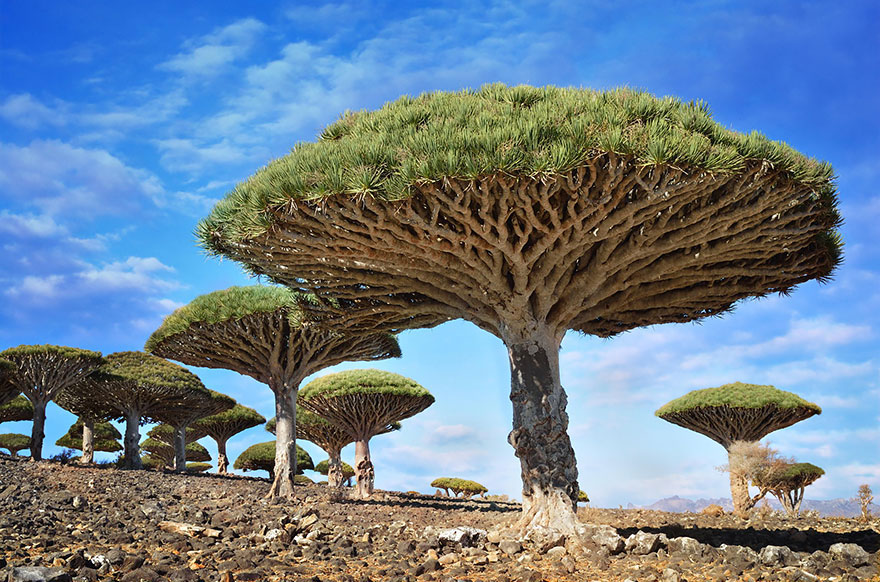
#> input picture opencv-playground/images/tree.jpeg, 880 x 582 px
$ jupyter execute 10.image-channel.ipynb
#> lines starting #> are read from the running program, lines starting #| are printed output that depends on the picture
### opencv-playground/utils/im.py
import cv2
import matplotlib.pyplot as plt
import numpy as np

def show(image, axis='off'):
	img = cv2.cvtColor(image, cv2.COLOR_BGR2RGB)
	plt.imshow(img)
	plt.axis(axis)
	plt.show()

### opencv-playground/10.image-channel.ipynb
[cell 1]
from utils.im import *
import cv2 as cv

[cell 2]
image = cv.imread('./images/tree.jpeg')
#> image is the input picture: shape (582, 880, 3); mean B, G, R 144, 127.1, 108.6
show(image)

[cell 3]
image = cv.imread('./images/tree.jpeg')
M = np.ones(image.shape, dtype='uint8')*100
image = cv.add(image, M)
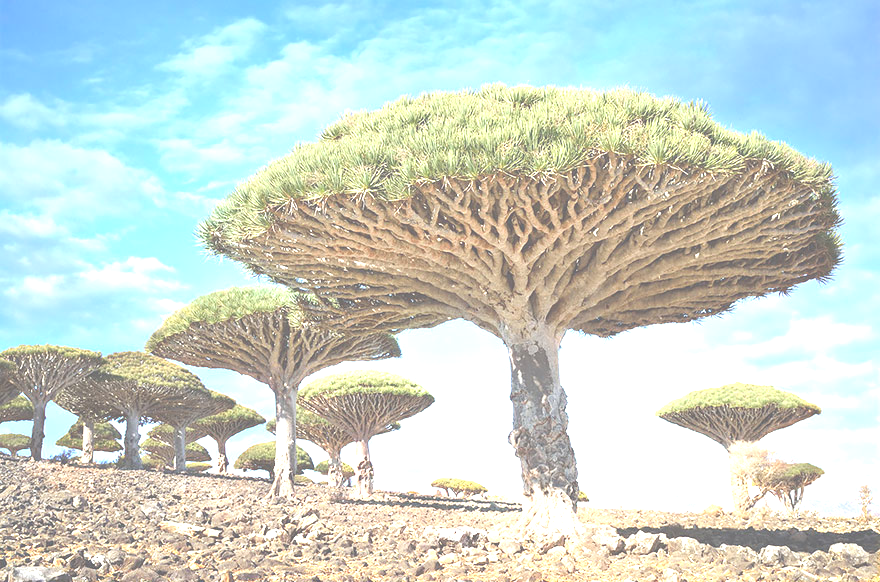
#> image: shape (582, 880, 3); mean B, G, R 206.7, 214.4, 201.4
show(image)

[cell 4]
image = cv.imread('./images/tree.jpeg')
M = np.ones(image.shape, dtype='uint8')*100
image = cv.subtract(image, M)
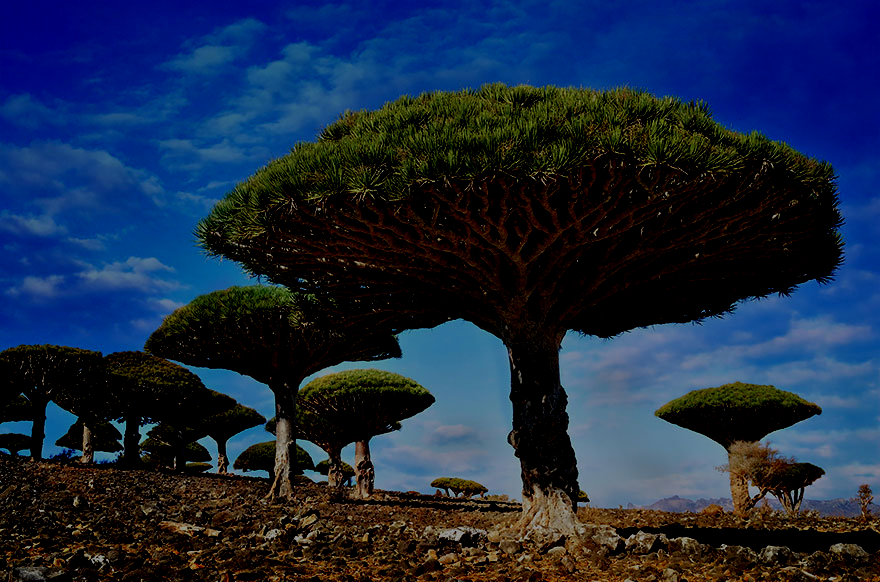
#> image: shape (582, 880, 3); mean B, G, R 66.2, 41.4, 26.6
show(image)

[cell 5]
image = cv.imread('./images/tree.jpeg')
image.shape
#> Out = (582, 880, 3)

[cell 6]
(B, G, R) = cv.split(image)
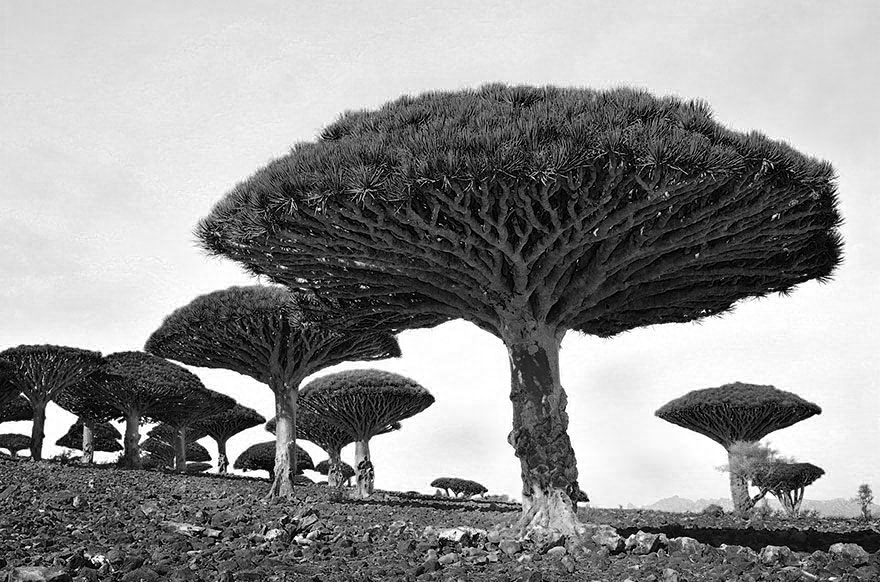
#> B: shape (582, 880); min 0, max 255, mean 144
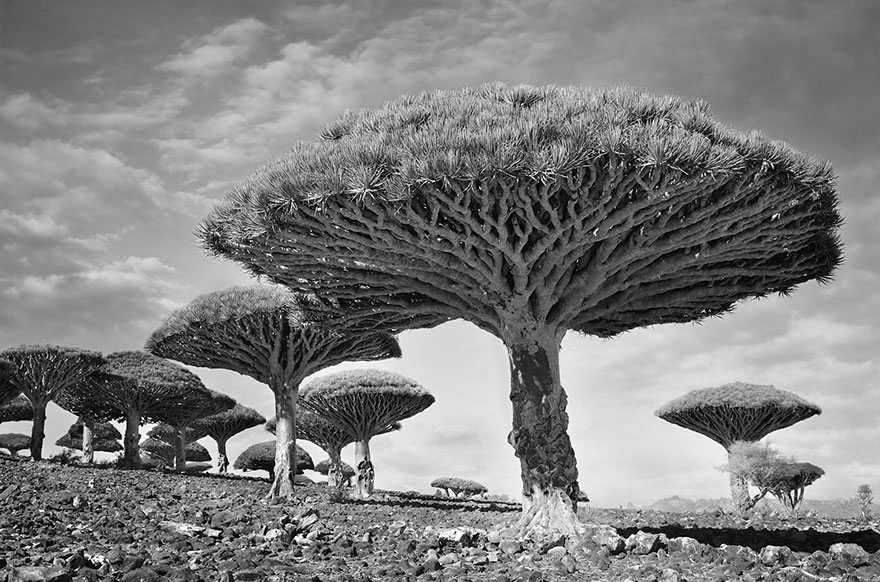
#> G: shape (582, 880); min 0, max 255, mean 127.1
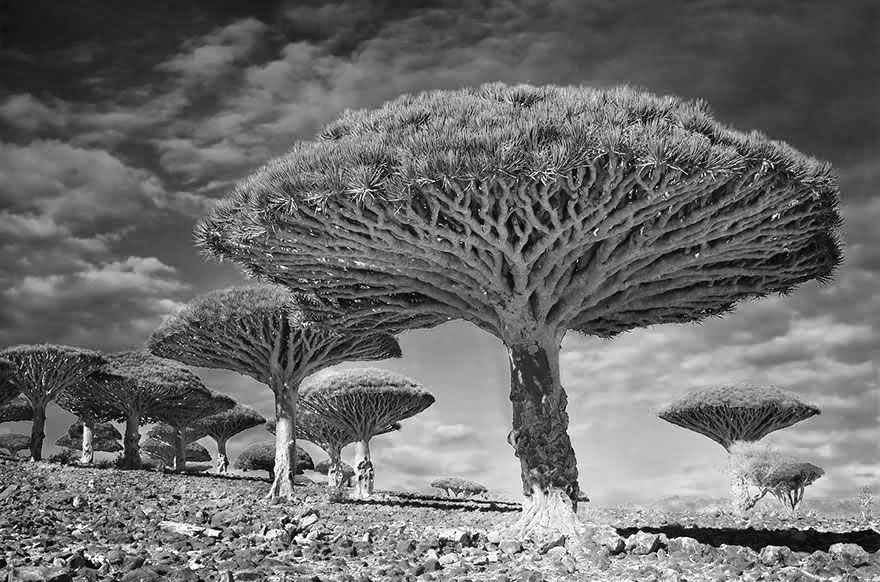
#> R: shape (582, 880); min 0, max 255, mean 108.6

[cell 7]
b = cv.merge([B,
              np.zeros(image.shape[:2], dtype='uint8'),
              np.zeros(image.shape[:2], dtype='uint8')])
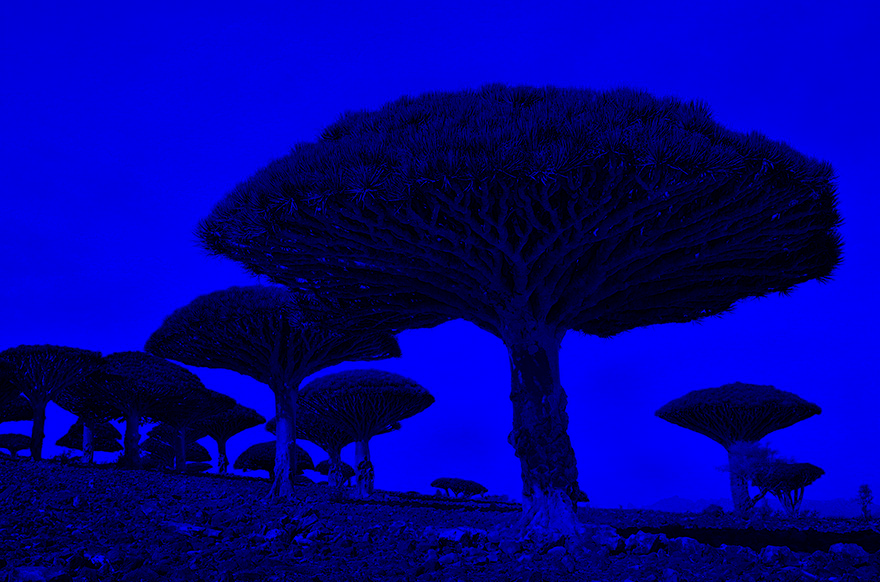
#> b: shape (582, 880, 3); mean B, G, R 144, 0, 0
show(b)

[cell 8]
g = cv.merge([np.zeros(image.shape[:2], dtype='uint8'),
              G,
              np.zeros(image.shape[:2], dtype='uint8')])
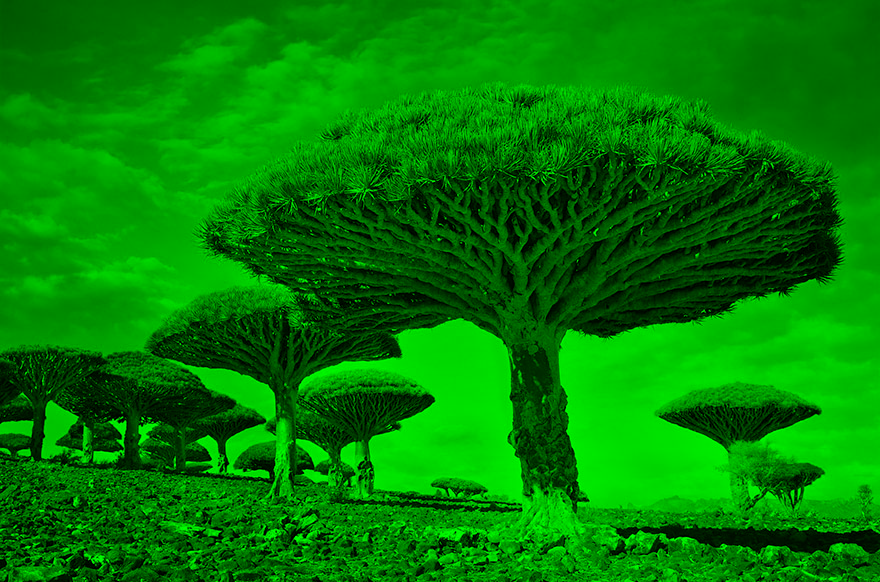
#> g: shape (582, 880, 3); mean B, G, R 0, 127.1, 0
show(g)

[cell 9]
r = cv.merge([np.zeros(image.shape[:2], dtype='uint8'),
              np.zeros(image.shape[:2], dtype='uint8'),
              R])
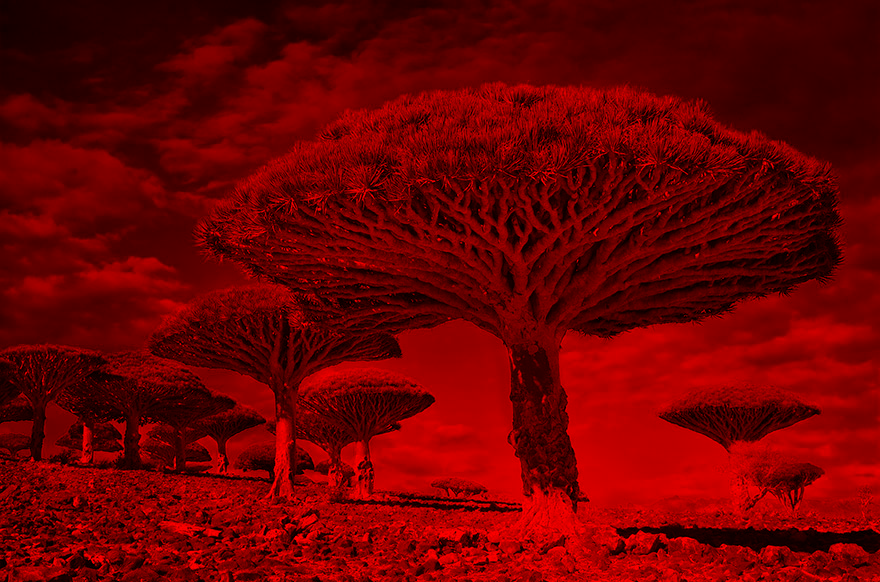
#> r: shape (582, 880, 3); mean B, G, R 0, 0, 108.6
show(r)

$ run again, with opencv-playground/images/kun.jpeg copied over opencv-playground/images/tree.jpeg
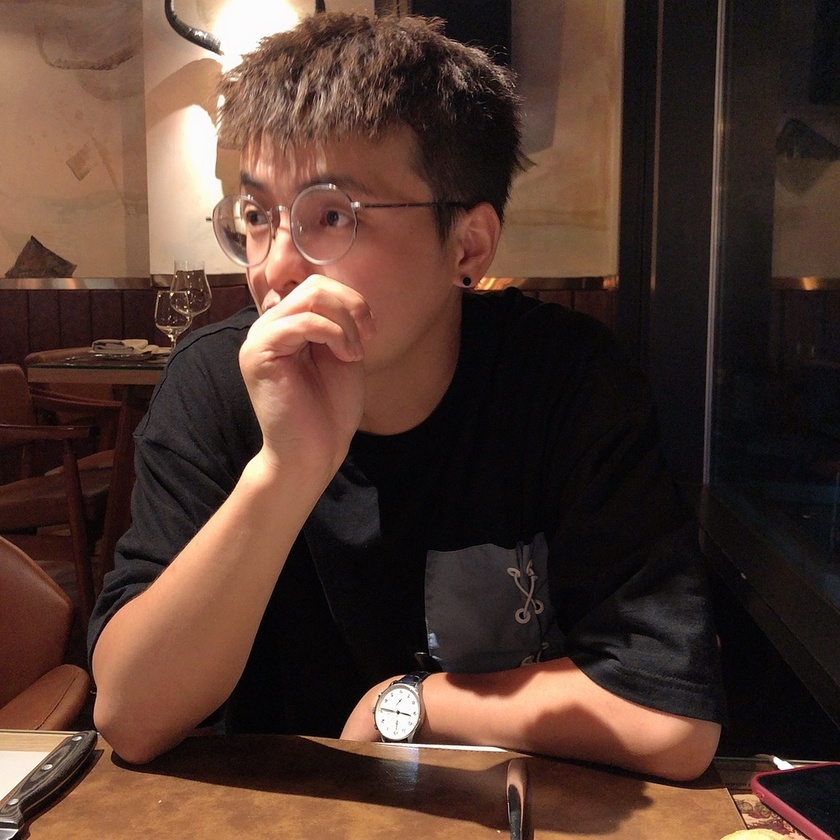
#> input picture opencv-playground/images/kun.jpeg, 840 x 840 px, shrunk from 1128 x 1128 before the run
#> image is the input picture: shape (840, 840, 3); mean B, G, R 47.7, 57.7, 82.1
#> `g = cv.merge([np.zeros(image.shape[:2], dtype='uint8'), G, np.zeros(im..`:
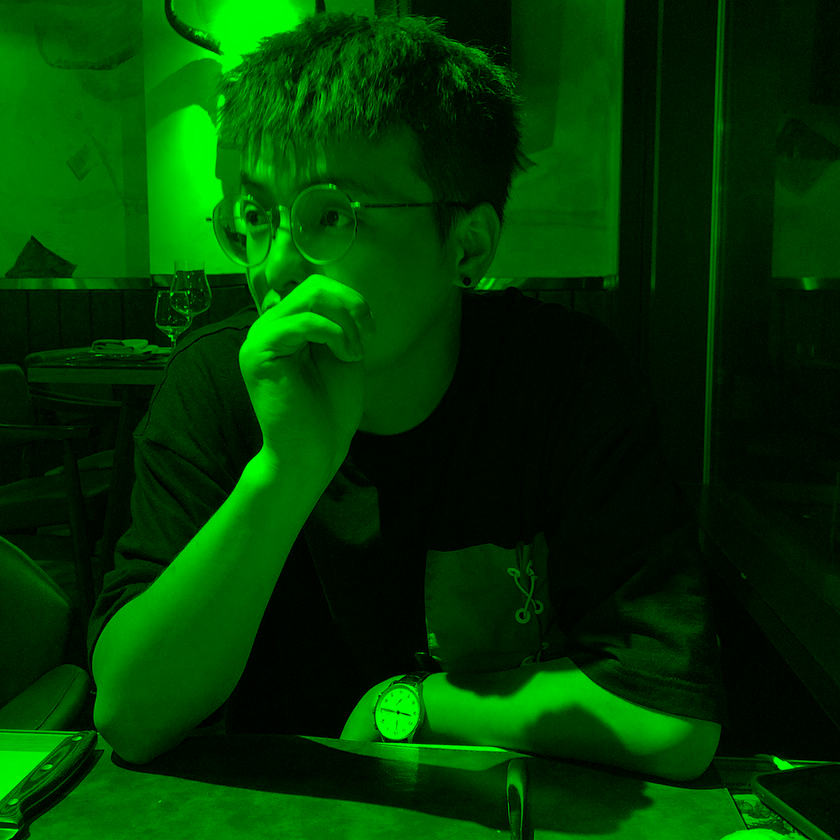
#> g: shape (840, 840, 3); mean B, G, R 0, 57.7, 0
#> `r = cv.merge([np.zeros(image.shape[:2], dtype='uint8'), np.zeros(image..`:
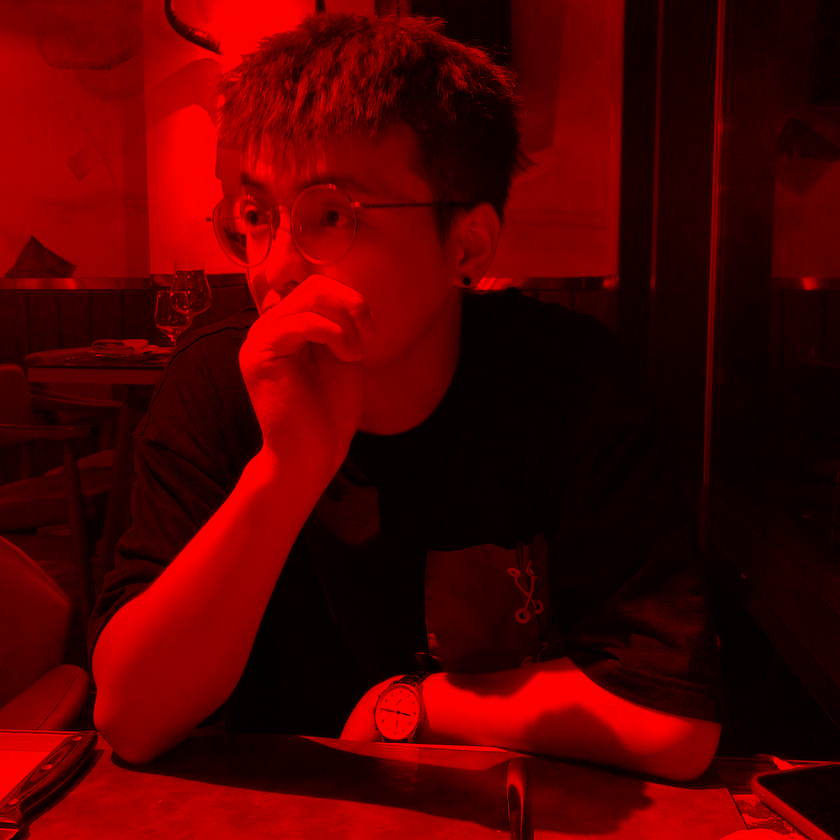
#> r: shape (840, 840, 3); mean B, G, R 0, 0, 82.1
